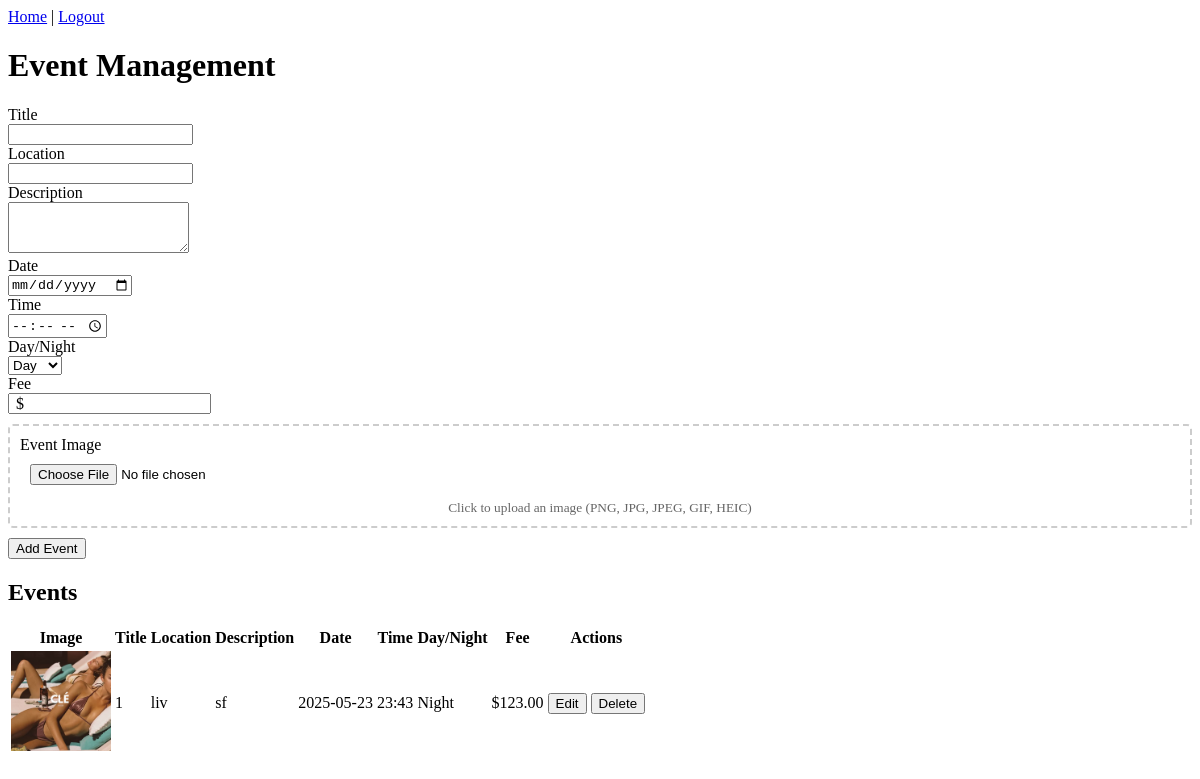
/promoter (signed in), run on the app's committed database.
### tables this page shows
CREATE TABLE event (
                id INTEGER PRIMARY KEY AUTOINCREMENT,
                title TEXT NOT NULL,
                location TEXT NOT NULL,
                description TEXT,
                date TEXT NOT NULL,
                time TEXT NOT NULL,
                day_night TEXT NOT NULL,
                fee REAL,
                image_path TEXT
            );

### app.py (the view)
@app.route('/promoter')
@promoter_required
def promoter():
    logger.info(f"Accessing promoter page, user_id: {session.get('user_id')}")
    conn = get_db()
    events = conn.execute('SELECT * FROM event ORDER BY date, time').fetchall()
    conn.close()
    return render_template('promoter.html', events=events)

### app.py (called while the page is built)
def get_db():
    conn = sqlite3.connect(DATABASE)
    conn.row_factory = sqlite3.Row
    return conn

@app.before_request
def before_request():
    if not Path(DATABASE).exists():
        init_db()
        logger.info("Database initialized on first request")

def promoter_required(f):
    @wraps(f)
    def decorated_function(*args, **kwargs):
        if 'user_id' not in session:
            return redirect(url_for('login'))
        conn = get_db()
        user = conn.execute('SELECT is_promoter FROM users WHERE id = ?', (session['user_id'],)).fetchone()
        conn.close()
        if not user or not user['is_promoter']:
            flash('Access denied. Promoter privileges required.')
            return redirect(url_for('index'))
        return f(*args, **kwargs)
    return decorated_function

### templates/promoter.html (shortened to what this page needs)
<!DOCTYPE html>
<html lang="en">
<head>
    <link rel="stylesheet" href="https://cdn.jsdelivr.net/npm/water.css@2/out/water.css">
</head>
<body>
    <nav style="margin-bottom: 20px;">
        <a href="/">Home</a> |
        <a href="/logout">Logout</a>
    </nav>
    <h1>Event Management</h1>
    <form action="/promoter/add" method="POST" enctype="multipart/form-data">
        <div>
            <label for="title">Title</label>
            <input type="text" name="title" id="title" required>
        </div>
        <div>
            <label for="location">Location</label>
            <input type="text" name="location" id="location" required>
        </div>
        <div>
            <label for="description">Description</label>
            <textarea name="description" id="description" rows="3"></textarea>
        </div>
        <div>
            <label for="date">Date</label>
            <input type="date" name="date" id="date" required>
        </div>
        <div>
            <label for="time">Time</label>
            <input type="time" name="time" id="time" required>
        </div>
        <div>
            <label for="day_night">Day/Night</label>
            <select name="day_night" id="day_night" required>
                <option value="day">Day</option>
            </select>
        </div>
        <div>
            <label for="fee">Fee</label>
            <div style="position: relative;">
                <span style="position: absolute; left: 8px; top: 50%; transform: translateY(-50%);">$</span>
                <input type="text" name="fee" id="fee"
                       oninput="formatCurrency(this)"
                       onblur="formatCurrency(this)"
                       onsubmit="prepareForSubmit(this)"
                       pattern="^\$?\d{1,3}(,\d{3})*(\.\d{0,2})?$"
                       title="Please enter a valid amount (e.g., 1,234.56)"
                       style="padding-left: 20px;">
            </div>
        </div>
        <div class="file-input-container">
            <label for="image">Event Image</label>
            <input type="file" name="image" id="image" accept="image/*">
            <small>Click to upload an image (PNG, JPG, JPEG, GIF, HEIC)</small>
        </div>
        <button type="submit">Add Event</button>
    </form>
    <h2>Events</h2>
    <table>
        <thead>
            <tr>
                <th>Image</th>
                <th>Title</th>
                <th>Location</th>
                <th>Description</th>
                <th>Date</th>
                <th>Time</th>
                <th>Day/Night</th>
                <th>Fee</th>
                <th>Actions</th>
            </tr>
        </thead>
        <tbody>
            {% for event in events %}
            <tr>
                <td>
                    {% if event.image_path %}
                        <img src="{{ url_for('static', filename=event.image_path) }}" alt="{{ event.title }}" style="max-width: 100px; max-height: 100px;">
                    {% else %}
                        <span>No image</span>
                    {% endif %}
                </td>
                <td>{{ event.title }}</td>
                <td>{{ event.location }}</td>
                <td>{{ event.description }}</td>
                <td>{{ event.date }}</td>
                <td>{{ event.time }}</td>
                <td>{{ event.day_night|title }}</td>
                <td>{% if event.fee %}${{ "{:,.2f}".format(event.fee|float) }}{% else %}Free{% endif %}</td>
                <td>
                    <form action="/promoter/edit/{{ event.id }}" method="GET" style="display: inline;">
                        <button type="submit">Edit</button>
                    </form>
                    <form action="/promoter/delete/{{ event.id }}" method="POST" style="display: inline;">
                        <button type="submit">Delete</button>
                    </form>
                </td>
            </tr>
            {% endfor %}
        </tbody>
    </table>
</body>
</html>

### templates/promoter.html (style rules this page uses)
form label { text-align: left; display: block; }
.file-input-container { margin: 10px 0; padding: 10px; border: 2px dashed #ccc; border-radius: 5px; text-align: center; }
.file-input-container input[type="file"] { width: 100%; padding: 10px; }
.file-input-container small { display: block; margin-top: 5px; color: #666; }

### data on the page
event: image_path (picture), title "1", location "liv", description "sf", date "2025-05-23", time "23:43", day_night "Night", fee "123.00"
